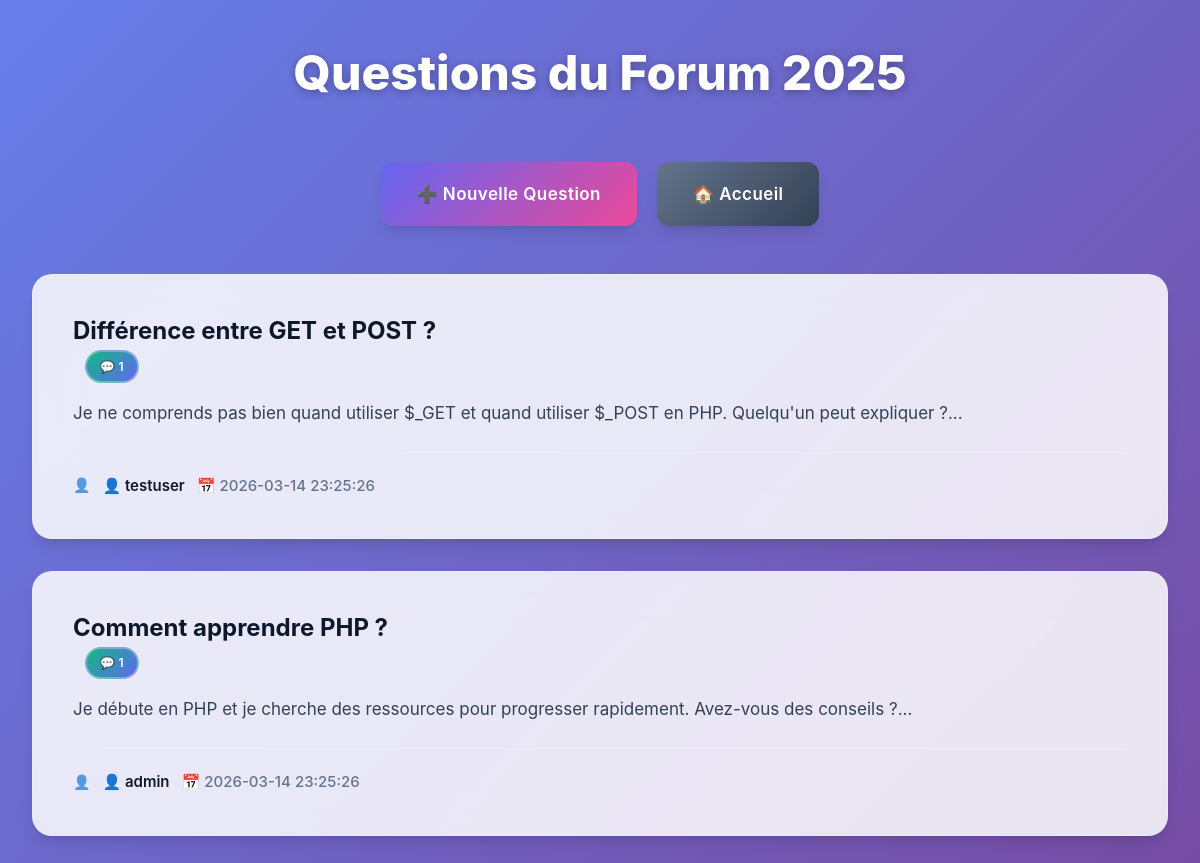
The page /questions.php on the database its author committed.
### tables this page shows
CREATE TABLE IF NOT EXISTS questions (
    q_id          INT AUTO_INCREMENT PRIMARY KEY,
    q_titre       VARCHAR(50) NOT NULL,
    q_contenu     VARCHAR(150) NOT NULL,
    user_id       INT NOT NULL,
    q_date_ajout  DATETIME DEFAULT CURRENT_TIMESTAMP,
    FOREIGN KEY (user_id) REFERENCES utilisateur(user_id) ON DELETE CASCADE
);

CREATE TABLE IF NOT EXISTS utilisateur (
    user_id       INT AUTO_INCREMENT PRIMARY KEY,
    login         VARCHAR(50) NOT NULL UNIQUE,
    password      VARCHAR(255) NOT NULL,
    date_naissance DATE NOT NULL
);

### questions.php (the view, shortened to what this page needs)
<?php
include '_conf.php';
$bdd = mysqli_connect($serveurBDD, $userBDD, $mdpBDD, $nomBDD);
?>
<!DOCTYPE html>
<html lang="fr">
<head>
    <link rel="stylesheet" href="monstyle.css?v=10">
</head>
<body>
<div class="container">
    <h1>Questions du Forum 2025</h1>
    <div class="nav-actions">
        <a href="ajout_question.php" class="button">➕ Nouvelle Question</a>
        <a href="index.php" class="button secondary">🏠 Accueil</a>
    </div>
    <div class="questions-grid">
        <?php
        $req = "SELECT q.*, u.login,
                       (SELECT COUNT(*) FROM reponse r WHERE r.r_fk_question_id = q.q_id) as nb_reponses
                FROM questions q
                LEFT JOIN utilisateur u ON q.user_id = u.user_id
                ORDER BY q.q_id DESC";
        $res = mysqli_query($bdd, $req);
        while($question = mysqli_fetch_assoc($res)) {
            $badge_class = $question['nb_reponses'] > 0 ? 'badge' : 'badge secondary';
            $badge_text = $question['nb_reponses'] > 0 ? "💬 {$question['nb_reponses']}" : "💬 0";
            $actions = '';
            echo "
            <div class='question-card'>
                <div class='question-title'>
                    <a href='detail.php?id={$question['q_id']}'>{$question['q_titre']}</a>
                    <span class='{$badge_class}'>{$badge_text}</span>
                </div>
                <div class='question-content'>".substr($question['q_contenu'], 0, 150)."...</div>
                <div class='meta'>
                    <strong>👤 {$question['login']}</strong>
                    <span>📅 {$question['q_date_ajout']}</span>
                    {$actions}
                </div>
            </div>";
        }
        ?>
    </div>
</div>
</body>
</html>

### monstyle.css (style rules this page uses)
:root { --primary: #6366f1; --primary-dark: #4f46e5; --primary-light: #81cef8; --secondary: #ec4899; --accent: #f59e0b; --success: #10b981; --warning: #f59e0b; --error: #ef4444; --dark: #1e293b; --darker: #0f172a; --light: #f8fafc; --gray-100: #f1f5f9; --gray-200: #e2e8f0; --gray-300: #cbd5e1; --gray-400: #94a3b8; --gray-500: #64748b; --gray-600: #475569; --gray-700: #334155; --gray-800: #1e293b; --shadow-sm: 0 1px 3px 0 rgb(0 0 0 / 0.1), 0 1px 2px -1px rgb(0 0 0 / 0.1); --shadow: 0 4px 6px -1px rgb(0 0 0 / 0.1), 0 2px 4px -2px rgb(0 0 0 / 0.1); --shadow-lg: 0 10px 15px -3px rgb(0 0 0 / 0.1), 0 4px 6px -4px rgb(0 0 0 / 0.1); --shadow-xl: 0 20px 25px -5px rgb(0 0 0 / 0.1), 0 8px 10px -6px rgb(0 0 0 / 0.1); --radius: 12px; --radius-lg: 20px; --radius-xl: 28px; }
* { margin: 0; padding: 0; box-sizing: border-box; }
html { scroll-behavior: smooth; }
body { font-family: 'Inter', 'Segoe UI', system-ui, -apple-system, sans-serif; background: linear-gradient(135deg, #667eea 0%, #764ba2 100%); min-height: 100vh; color: var(--dark); line-height: 1.7; font-weight: 400; background-attachment: fixed; }
.container { max-width: 1200px; margin: 0 auto; padding: 2rem; min-height: 100vh; }
.button { display: inline-flex; align-items: center; justify-content: center; gap: 0.875rem; padding: 1.125rem 2.25rem; background: linear-gradient(135deg, var(--primary), var(--secondary)); color: white; text-decoration: none; border-radius: var(--radius); font-weight: 600; font-size: 1.0625rem; transition: all 0.3s cubic-bezier(0.4, 0, 0.2, 1); border: none; cursor: pointer; box-shadow: var(--shadow-lg); position: relative; overflow: hidden; letter-spacing: 0.025em; }
.button::before { content: ''; position: absolute; top: 0; left: -100%; width: 100%; height: 100%; background: linear-gradient(90deg, transparent, rgba(255,255,255,0.4), transparent); transition: left 0.6s; }
.button.secondary { background: linear-gradient(135deg, var(--gray-500), var(--gray-700)); }
.questions-grid { display: grid; gap: 2rem; margin: 3rem 0; }
.question-card { background: rgba(255, 255, 255, 0.85); backdrop-filter: blur(20px); border-radius: var(--radius-lg); padding: 2.5rem; border: 1px solid rgba(255, 255, 255, 0.2); box-shadow: var(--shadow-lg); transition: all 0.3s ease; position: relative; }
.question-title { font-size: 1.5rem; font-weight: 700; color: var(--darker); margin-bottom: 1rem; line-height: 1.3; }
.question-title a { color: inherit; text-decoration: none; transition: all 0.3s ease; display: block; }
.question-content { color: var(--gray-700); margin-bottom: 1.5rem; line-height: 1.7; font-size: 1.0625rem; }
.nav-actions { display: flex; gap: 1.25rem; margin: 3rem 0; flex-wrap: wrap; justify-content: center; }
.meta { color: var(--gray-500); font-size: 0.9375rem; margin-top: 1.25rem; padding-top: 1.25rem; border-top: 1px solid rgba(255,255,255,0.3); display: flex; align-items: center; gap: 0.75rem; font-weight: 500; }
.meta::before { content: '👤'; font-size: 0.875rem; opacity: 0.7; }
h1 { font-size: 3rem; font-weight: 800; color: white; text-align: center; margin-bottom: 3rem; text-shadow: 0 2px 10px rgba(0, 0, 0, 0.3); }
.badge { display: inline-flex; align-items: center; padding: 0.5rem 1rem; background: linear-gradient(135deg, var(--accent), var(--secondary)); color: white; border-radius: 20px; font-size: 0.8125rem; font-weight: 600; letter-spacing: 0.025em; margin-left: 0.75rem; }
strong { font-weight: 600; color: var(--darker); }
.badge { display: inline-flex; align-items: center; padding: 0.4rem 0.8rem; background: linear-gradient(135deg, var(--success), var(--primary)); color: white; border-radius: 20px; font-size: 0.75rem; font-weight: 600; margin-left: 0.75rem; border: 2px solid rgba(255,255,255,0.3); }

### rows shown on the page
questions: q_titre "Différence entre GET et POST ?", badge_text "💬 1", q_contenu "Je ne comprends pas bien quand utiliser $_GET et quand utiliser $_POST en PHP. Quelqu'un peut expliquer ?", user.login "testuser", q_date_ajout "2026-03-14 23:25:26"
questions: q_titre "Comment apprendre PHP ?", badge_text "💬 1", q_contenu "Je débute en PHP et je cherche des ressources pour progresser rapidement. Avez-vous des conseils ?", user.login "admin", q_date_ajout "2026-03-14 23:25:26"
